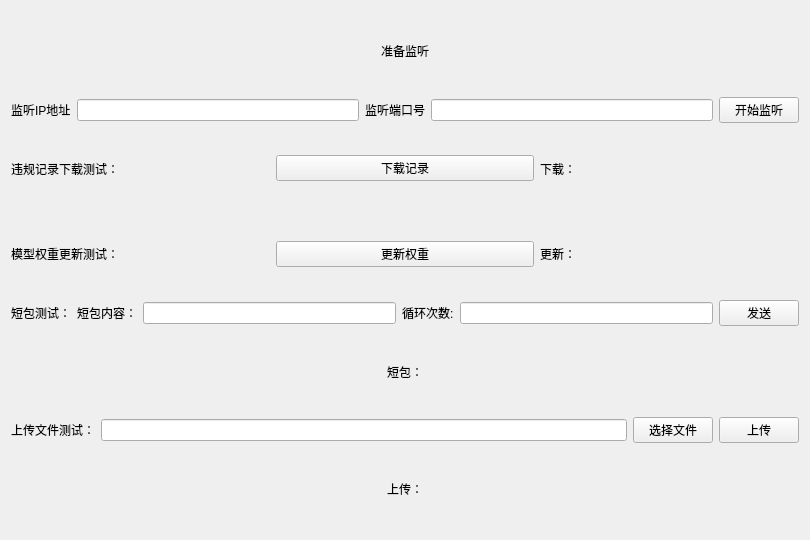
<?xml version="1.0" encoding="UTF-8"?>
<ui version="4.0">
 <class>Form</class>
 <widget class="QWidget" name="Form">
  <property name="geometry">
   <rect>
    <x>0</x>
    <y>0</y>
    <width>810</width>
    <height>540</height>
   </rect>
  </property>
  <property name="windowTitle">
   <string>安全通道测试</string>
  </property>
  <layout class="QVBoxLayout" name="verticalLayout">
   <item>
    <layout class="QHBoxLayout" name="horizontalLayout_5">
     <item>
      <spacer name="horizontalSpacer">
       <property name="orientation">
        <enum>Qt::Horizontal</enum>
       </property>
       <property name="sizeHint" stdset="0">
        <size>
         <width>40</width>
         <height>20</height>
        </size>
       </property>
      </spacer>
     </item>
     <item>
      <widget class="QLabel" name="label_title">
       <property name="text">
        <string>准备监听</string>
       </property>
      </widget>
     </item>
     <item>
      <spacer name="horizontalSpacer_2">
       <property name="orientation">
        <enum>Qt::Horizontal</enum>
       </property>
       <property name="sizeHint" stdset="0">
        <size>
         <width>40</width>
         <height>20</height>
        </size>
       </property>
      </spacer>
     </item>
    </layout>
   </item>
   <item>
    <layout class="QHBoxLayout" name="horizontalLayout_6">
     <item>
      <widget class="QLabel" name="label_ip">
       <property name="text">
        <string>监听IP地址</string>
       </property>
      </widget>
     </item>
     <item>
      <widget class="QLineEdit" name="lineEdit_ip"/>
     </item>
     <item>
      <widget class="QLabel" name="label_port">
       <property name="text">
        <string>监听端口号</string>
       </property>
      </widget>
     </item>
     <item>
      <widget class="QLineEdit" name="lineEdit_port"/>
     </item>
     <item>
      <widget class="QPushButton" name="btn_start">
       <property name="text">
        <string>开始监听</string>
       </property>
      </widget>
     </item>
    </layout>
   </item>
   <item>
    <layout class="QHBoxLayout" name="horizontalLayout">
     <item>
      <widget class="QLabel" name="label_record">
       <property name="text">
        <string>违规记录下载测试：</string>
       </property>
      </widget>
     </item>
     <item>
      <widget class="QPushButton" name="btn_record">
       <property name="text">
        <string>下载记录</string>
       </property>
      </widget>
     </item>
     <item>
      <widget class="QLabel" name="label_record_result">
       <property name="text">
        <string>下载：</string>
       </property>
       <property name="scaledContents">
        <bool>false</bool>
       </property>
      </widget>
     </item>
    </layout>
   </item>
   <item>
    <layout class="QHBoxLayout" name="horizontalLayout_2">
     <item>
      <widget class="QLabel" name="label_weight">
       <property name="text">
        <string>模型权重更新测试：</string>
       </property>
      </widget>
     </item>
     <item>
      <widget class="QPushButton" name="btn_weight">
       <property name="text">
        <string>更新权重</string>
       </property>
      </widget>
     </item>
     <item>
      <widget class="QLabel" name="label_weight_result">
       <property name="text">
        <string>更新：</string>
       </property>
       <property name="scaledContents">
        <bool>false</bool>
       </property>
      </widget>
     </item>
    </layout>
   </item>
   <item>
    <layout class="QHBoxLayout" name="horizontalLayout_3">
     <item>
      <widget class="QLabel" name="label_short">
       <property name="text">
        <string>短包测试：</string>
       </property>
      </widget>
     </item>
     <item>
      <widget class="QLabel" name="label_short_content">
       <property name="text">
        <string>短包内容：</string>
       </property>
      </widget>
     </item>
     <item>
      <widget class="QLineEdit" name="lineEdit_short"/>
     </item>
     <item>
      <widget class="QLabel" name="label_short_time">
       <property name="text">
        <string>循环次数:</string>
       </property>
      </widget>
     </item>
     <item>
      <widget class="QLineEdit" name="lineEdit_short_time"/>
     </item>
     <item>
      <widget class="QPushButton" name="btn_short">
       <property name="text">
        <string>发送</string>
       </property>
      </widget>
     </item>
    </layout>
   </item>
   <item>
    <layout class="QHBoxLayout" name="horizontalLayout_8">
     <item>
      <spacer name="horizontalSpacer_3">
       <property name="orientation">
        <enum>Qt::Horizontal</enum>
       </property>
       <property name="sizeHint" stdset="0">
        <size>
         <width>40</width>
         <height>20</height>
        </size>
       </property>
      </spacer>
     </item>
     <item>
      <widget class="QLabel" name="label_short_result">
       <property name="text">
        <string>短包：</string>
       </property>
      </widget>
     </item>
     <item>
      <spacer name="horizontalSpacer_4">
       <property name="orientation">
        <enum>Qt::Horizontal</enum>
       </property>
       <property name="sizeHint" stdset="0">
        <size>
         <width>40</width>
         <height>20</height>
        </size>
       </property>
      </spacer>
     </item>
    </layout>
   </item>
   <item>
    <layout class="QHBoxLayout" name="horizontalLayout_4">
     <item>
      <widget class="QLabel" name="label_file">
       <property name="text">
        <string>上传文件测试：</string>
       </property>
      </widget>
     </item>
     <item>
      <widget class="QLineEdit" name="lineEdit_file"/>
     </item>
     <item>
      <widget class="QPushButton" name="btn_choose">
       <property name="text">
        <string>选择文件</string>
       </property>
      </widget>
     </item>
     <item>
      <widget class="QPushButton" name="btn_upload">
       <property name="text">
        <string>上传</string>
       </property>
      </widget>
     </item>
    </layout>
   </item>
   <item>
    <layout class="QHBoxLayout" name="horizontalLayout_7">
     <item>
      <spacer name="horizontalSpacer_5">
       <property name="orientation">
        <enum>Qt::Horizontal</enum>
       </property>
       <property name="sizeHint" stdset="0">
        <size>
         <width>40</width>
         <height>20</height>
        </size>
       </property>
      </spacer>
     </item>
     <item>
      <widget class="QLabel" name="label_file_result">
       <property name="text">
        <string>上传：</string>
       </property>
      </widget>
     </item>
     <item>
      <spacer name="horizontalSpacer_6">
       <property name="orientation">
        <enum>Qt::Horizontal</enum>
       </property>
       <property name="sizeHint" stdset="0">
        <size>
         <width>40</width>
         <height>20</height>
        </size>
       </property>
      </spacer>
     </item>
    </layout>
   </item>
  </layout>
 </widget>
 <resources/>
 <connections/>
</ui>
